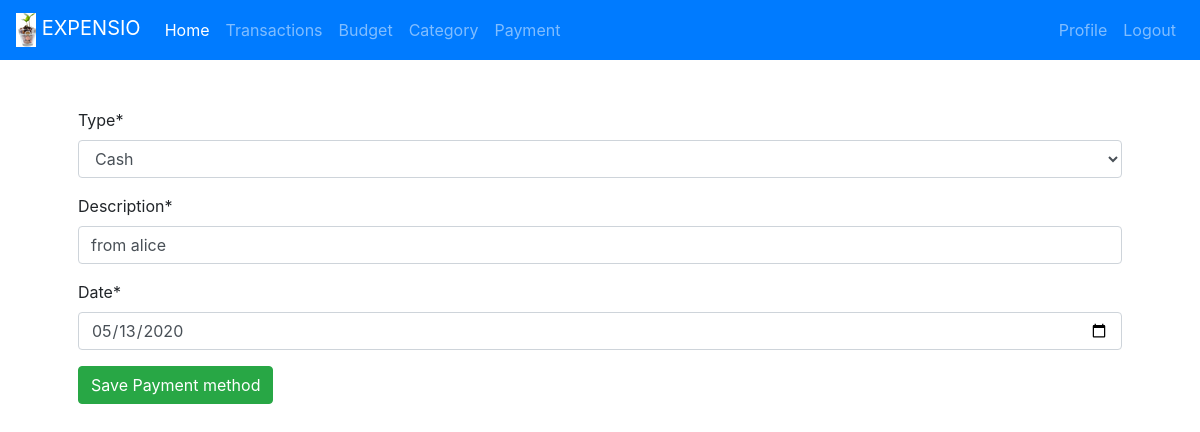
/payment/2/edit (signed in), run on an earlier commit of the app's database.
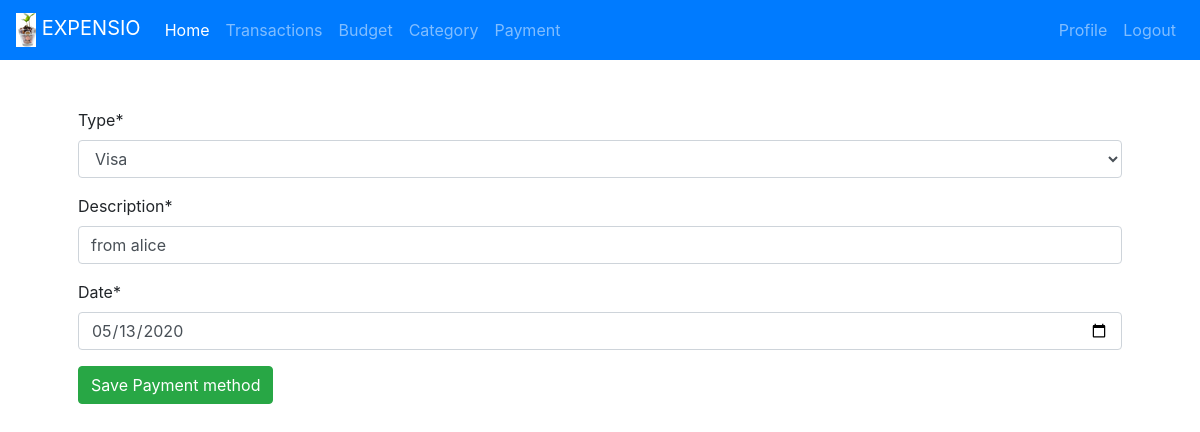
And on a later commit of the database.
### payment/models.py (models this page shows, shortened)
class Payment(models.Model):
    VISA = "VISA"
    MASTERCARD = "MASTERCARD"
    CASH = "CASH"
    PAYMENT_TYPE = [
        (CASH, "Cash"),
        (VISA, "Visa"),
        (MASTERCARD, "Mastercard"),
    ]
    type = models.CharField(max_length=50, choices=PAYMENT_TYPE, default=CASH,)
    date = models.DateTimeField()
    description = models.CharField(max_length=100, default="")
    user = models.ForeignKey("auth.User", on_delete=models.CASCADE)

### payment/views.py (the view)
# urls.py: path("<int:pk>/edit", PaymentEditView.as_view(), name="edit_payment"),
class PaymentEditView(UpdateView):
    form_class = PaymentForm
    model = Payment
    success_url = "/payment"
    template_name = "add_payment.html"
    def get_object(self, *args, **kwargs):
        expense_found = super(PaymentEditView, self).get_object(*args, **kwargs)
        if not expense_found.user == self.request.user:
            raise Http404
        return expense_found

### payment/views.py
class PaymentForm(forms.ModelForm):
    class Meta:
        model = Payment
        fields = ("type", "description", "date")
        widgets = {"date": DateInput()}

### payment/templates/add_payment.html (shortened to what this page needs)
{% extends 'base.html' %}
{% load crispy_forms_tags %}
{% block content %}
    <form method="POST">
        {{ form | crispy }}
        <button type="submit" class="btn btn-success">Save Payment method</button>
    </form>
{% endblock %}

What changed in the data, as far as the page shows it:
changed Payment "from alice": type "Cash" → "Visa"
